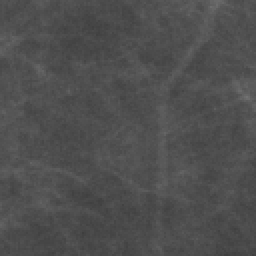
#> input picture p_d_left_cc(12).png, 128 x 128 px (shown 2 times larger)
$ python teste3.py   (older library calls are emulated)
#> lines starting #> are read from the running program, lines starting #| are printed output that depends on the picture
import math
import os
import tkinter
from pandas import DataFrame
import tkinter.filedialog as tkf
from tkinter import *
from PIL import ImageTk, Image
import numpy as np
from skimage.feature import greycomatrix, greycoprops
from skimage import io
from skimage.measure import shannon_entropy
import cv2
import glob
from sklearn import preprocessing
import pandas as pd

matrix = np.zeros(shape=(32, 32), dtype=int)

image = io.imread('p_d_left_cc(12).png')
#> image is the input picture: shape (128, 128); min 62, max 114, mean 79.1
img32 = [[0 for x in range(128)] for y in range(128)]
for i in range(0, 128, 1):
    for j in range(0, 128, 1):
        img32[i][j] = np.uint8((image[i][j]/255) * 31)
#> after the loop, img32 = 128 items

print(image)
#> (printed output is left out)
print(len(img32), len(img32[0]))
#| 128 128
matrix_coocurrence = greycomatrix(
    img32, [1], [0, np.pi/4, np.pi/2, 3*np.pi/4], levels=32)

# printando a matriz de coocorrencia
print(len(matrix_coocurrence))
#| 32
print(len(matrix_coocurrence[0]))
#| 32
print(len(matrix_coocurrence[0][0][0]))
#| 4
for i in range(0, len(matrix_coocurrence), 1):
    for j in range(0, len(matrix_coocurrence[0]), 1):
        if(matrix_coocurrence[i][j].any() != 0):
            for k in range(0, len(matrix_coocurrence[i][j][0])):
                matrix[i][j] += matrix_coocurrence[i][j][0][k]
#> this loop made 32 passes
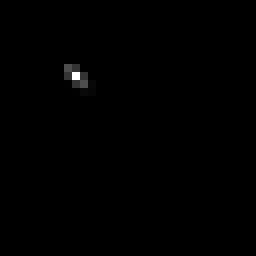
#> matrix: shape (32, 32) int64 (shown 8 times larger); min 0, max 25261, mean 63.3; drawn with min black and max white
print(len(matrix))
#| 32
print(len(matrix[0]))
#| 32
for i in range(0, len(matrix), 1):
    print(matrix[i])
